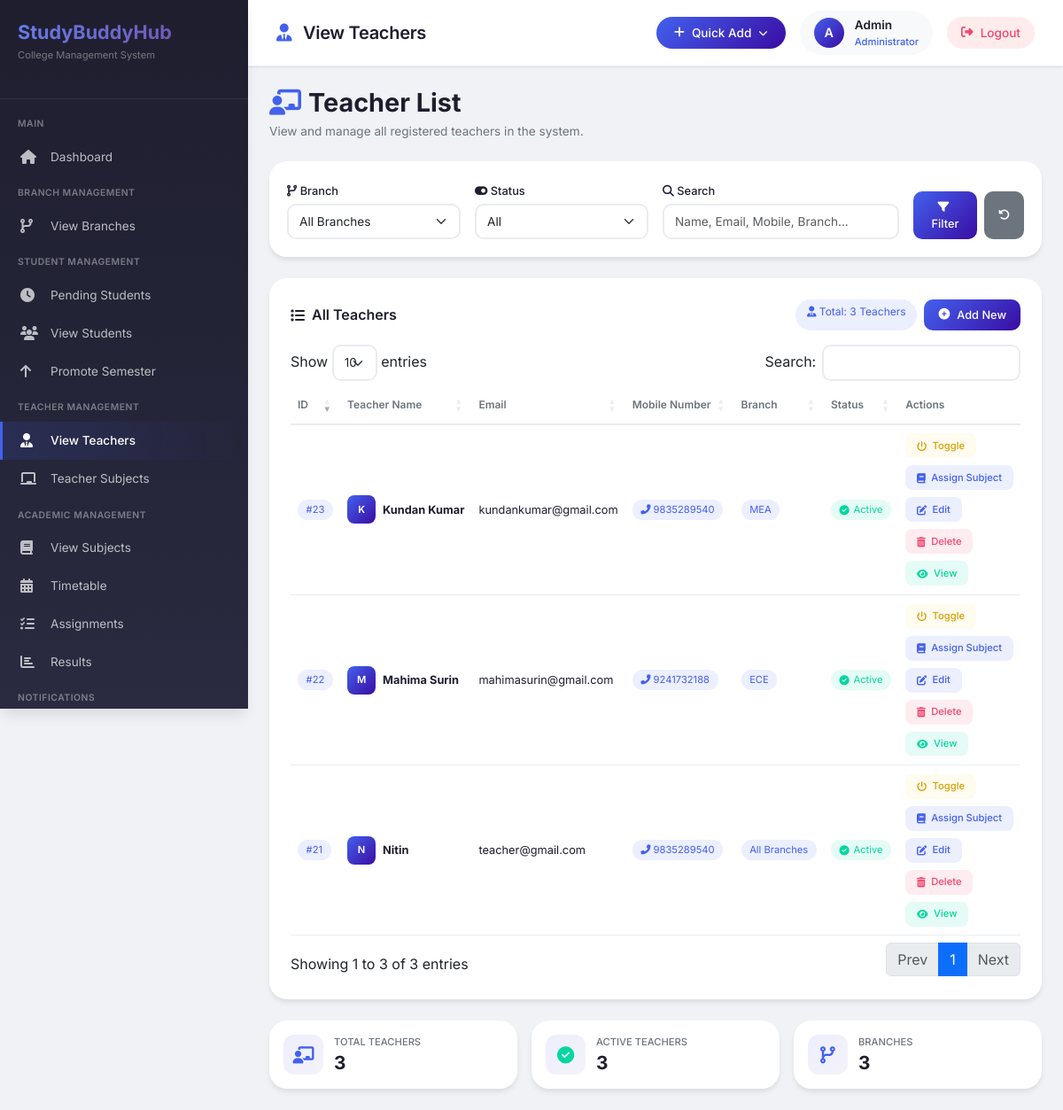
The page /admin/view_teacher.php (signed in) on the database its author committed.
### tables this page shows
CREATE TABLE `teacher` (
  `id` int(11) NOT NULL,
  `user_id` int(11) DEFAULT NULL,
  `is_active` tinyint(1) NOT NULL DEFAULT 1,
  `name` varchar(100) NOT NULL,
  `email` varchar(100) NOT NULL,
  `mobile` varchar(10) NOT NULL,
  `branch` varchar(50) DEFAULT NULL,
  `qualification` varchar(255) DEFAULT NULL,
  `experience` int(11) DEFAULT NULL,
  `joining_date` date DEFAULT NULL,
  `address` text DEFAULT NULL,
  `dob` date DEFAULT NULL,
  `gender` varchar(10) DEFAULT NULL,
  `created_at` timestamp NOT NULL DEFAULT current_timestamp(),
  `updated_at` timestamp NULL DEFAULT NULL ON UPDATE current_timestamp(),
  `updated_by` int(11) DEFAULT NULL
);

### admin/view_teacher.php (the view, shortened to what this page needs)
<?php
$host = "localhost";
$user = "root";
$password = "";
$db = "users";
$data = mysqli_connect($host, $user, $password, $db);
$search_term = isset($_GET['search']) ? mysqli_real_escape_string($data, $_GET['search']) : '';
$where = [];
$where_sql = count($where) ? ('WHERE ' . implode(' AND ', $where)) : '';
$result = mysqli_query($data, "SELECT * FROM teacher $where_sql ORDER BY id DESC");
$total_teachers = mysqli_num_rows($result);
$active_teachers = 0;
$branch_counts = [];
$temp_result = mysqli_query($data, "SELECT * FROM teacher");
if ($temp_result) {
    while ($row = mysqli_fetch_assoc($temp_result)) {
        if ($row['is_active'] == 1) $active_teachers++;
        $branch = $row['branch'] ?: 'All Branches';
        $branch_counts[$branch] = ($branch_counts[$branch] ?? 0) + 1;
    }
}
$unique_branches = count($branch_counts);
mysqli_data_seek($result, 0);
?>
<!DOCTYPE html>
<html lang="en">
<head>
    <link href="https://cdn.jsdelivr.net/npm/bootstrap@5.3.8/dist/css/bootstrap.min.css" rel="stylesheet">
    <link rel="stylesheet" href="https://cdnjs.cloudflare.com/ajax/libs/font-awesome/6.4.0/css/all.min.css">
    <link href="https://unpkg.com/aos@2.3.1/dist/aos.css" rel="stylesheet">
    <link rel="stylesheet" href="https://cdn.datatables.net/1.13.6/css/dataTables.bootstrap5.min.css">
</head>
<body>
<div class="admin-wrap">
    <div class="sidebar" id="sidebar">
        <div class="sidebar-header">
            <h3>StudyBuddyHub</h3>
            <p>College Management System</p>
        </div>
        <div class="sidebar-menu">
            <div class="menu-title">MAIN</div>
            <a href="home.php"> <i class="fas fa-home"></i> <span>Dashboard</span> </a>
            <div class="menu-title">BRANCH MANAGEMENT</div>
            <a href="branches.php"> <i class="fas fa-code-branch"></i> <span>View Branches</span> </a>
            <div class="menu-title">STUDENT MANAGEMENT</div>
            <a href="pending_requests.php"> <i class="fas fa-clock"></i> <span>Pending Students</span>
            </a>
            <a href="view_student.php"> <i class="fas fa-users"></i> <span>View Students</span> </a>
            <a href="promote_semester.php"> <i class="fas fa-arrow-up"></i> <span>Promote Semester</span> </a>
            <div class="menu-title">TEACHER MANAGEMENT</div>
            <a href="view_teacher.php" class="active"> <i class="fas fa-user-tie"></i> <span>View Teachers</span> </a>
            <a href="teacher_subjects.php"> <i class="fas fa-chalkboard"></i> <span>Teacher Subjects</span> </a>
            <div class="menu-title">ACADEMIC MANAGEMENT</div>
            <a href="subjects.php"> <i class="fas fa-book"></i> <span>View Subjects</span> </a>
            <a href="timetable.php"> <i class="fas fa-calendar-alt"></i> <span>Timetable</span> </a>
            <a href="assignments.php"> <i class="fas fa-tasks"></i> <span>Assignments</span> </a>
            <a href="results.php"> <i class="fas fa-chart-bar"></i> <span>Results</span> </a>
            <div class="menu-title">NOTIFICATIONS</div>
        </div>
    </div>
    <div class="main">
        <div class="modern-topbar">
            <div class="topbar-left">
                <div class="page-title">
                    <i class="fas fa-user-tie"></i> View Teachers
                </div>
            </div>
            <div class="topbar-right">
                <div class="quick-dropdown">
                    <button class="quick-add-btn" id="quickAddBtn">
                        <i class="fas fa-plus"></i> <span>Quick Add</span> <i class="fas fa-chevron-down" style="font-size: 0.65rem;"></i>
                    </button>
                </div>
                <a href="profile.php" class="admin-profile">
                    <div class="admin-avatar">
                        <?php if (!empty($_SESSION['profile_pic']) && file_exists(__DIR__ . '/../uploads/profile_pics/' . $_SESSION['profile_pic'])): ?>
                            <img src="../uploads/profile_pics/<?php echo htmlspecialchars($_SESSION['profile_pic']); ?>" alt="Avatar">
                        <?php else: ?>
                            <?php echo strtoupper(substr($_SESSION['username'] ?? 'A', 0, 1)); ?>
                        <?php endif; ?>
                    </div>
                    <div class="admin-info">
                        <div class="admin-name"><?php echo htmlspecialchars($_SESSION['username'] ?? 'Admin'); ?></div>
                        <div class="admin-role">Administrator</div>
                    </div>
                </a>
                <a href="../logout.php" class="logout-btn">
                    <i class="fas fa-sign-out-alt"></i> <span>Logout</span>
                </a>
            </div>
        </div>
        <div class="content">
            <div class="page-header" data-aos="fade-up">
                <h2> <i class="fas fa-chalkboard-teacher" style="color: var(--primary);"></i> Teacher List </h2>
                <p>View and manage all registered teachers in the system.</p>
            </div>
            <div class="filter-card" data-aos="fade-up" data-aos-delay="50">
                <form method="get" action="view_teacher.php" id="filterForm">
                    <div class="row g-3 align-items-end">
                        <div class="col-md-3">
                            <label class="form-label"><i class="fas fa-code-branch"></i> Branch</label>
                            <select name="branch" class="form-select">
                                <option value="">All Branches</option>
                            </select>
                        </div>
                        <div class="col-md-3">
                            <label class="form-label"><i class="fas fa-toggle-on"></i> Status</label>
                            <select name="status" class="form-select">
                                <option value="">All</option>
                            </select>
                        </div>
                        <div class="col-md-4">
                            <label class="form-label"><i class="fas fa-search"></i> Search</label>
                            <input type="text" name="search" class="form-control" placeholder="Name, Email, Mobile, Branch..." value="<?php echo htmlspecialchars($search_term); ?>">
                        </div>
                        <div class="col-md-2">
                            <div class="d-flex gap-2">
                                <button type="submit" class="btn-filter w-100"><i class="fas fa-filter me-1"></i>Filter</button>
                                <a href="view_teacher.php" class="btn-reset"><i class="fas fa-undo-alt"></i></a>
                            </div>
                        </div>
                    </div>
                </form>
            </div>
            <div class="table-card" data-aos="fade-up" data-aos-delay="100">
                <div class="table-header">
                    <h4>
                        <i class="fas fa-list"></i>
                        All Teachers
                    </h4>
                    <div class="d-flex gap-2">
                        <div class="total-count">
                            <i class="fas fa-user-tie"></i> Total: <?php echo $total_teachers; ?> Teachers
                        </div>
                        <button class="btn-add" onclick="openInQuickModal('add_teacher.php', 'Add New Teacher', 'fa-user-plus')">
                            <i class="fas fa-plus-circle"></i> Add New
                        </button>
                    </div>
                </div>
                <div class="table-responsive">
                    <?php if ($total_teachers > 0): ?>
                        <table id="teachersTable" class="display nowrap" style="width:100%">
                            <thead>
                                <tr>
                                    <th>ID</th>
                                    <th>Teacher Name</th>
                                    <th>Email</th>
                                    <th>Mobile Number</th>
                                    <th>Branch</th>
                                    <th>Status</th>
                                    <th>Actions</th>
                                </tr>
                            </thead>
                            <tbody>
                                <?php while ($row = mysqli_fetch_assoc($result)): ?>
                                <tr id="teacher-row-<?php echo $row['id']; ?>">
                                    <td><span class="branch-badge">#<?php echo $row['id']; ?></span></td>
                                    <td>
                                        <div class="teacher-info">
                                            <div class="teacher-avatar">
                                                <?php if (!empty($row['profile_pic']) && file_exists(__DIR__ . '/../uploads/profile_pics/' . $row['profile_pic'])): ?>
                                                    <img src="../uploads/profile_pics/<?php echo htmlspecialchars($row['profile_pic']); ?>" alt="Avatar" style="width: 100%; height: 100%; border-radius: 50%; object-fit: cover;">
                                                <?php else: ?>
                                                    <?php echo strtoupper(substr($row['name'], 0, 1)); ?>
                                                <?php endif; ?>
                                            </div>
                                            <strong><?php echo htmlspecialchars($row['name']); ?></strong>
                                        </div>
                                    </td>
                                    <td><?php echo htmlspecialchars($row['email']); ?></td>
                                    <td>
                                        <span class="branch-badge">
                                            <i class="fas fa-phone-alt"></i> <?php echo htmlspecialchars($row['mobile']); ?>
                                        </span>
                                    </td>
                                    <td>
                                        <?php if ($row['branch']): ?>
                                            <span class="branch-badge"><?php echo htmlspecialchars($row['branch']); ?></span>
                                        <?php else: ?>
                                            <span class="branch-badge">All Branches</span>
                                        <?php endif; ?>
                                    </td>
                                    <td>
                                        <?php if ($row['is_active'] == 1): ?>
                                            <span class="status-active"><i class="fas fa-check-circle"></i> Active</span>
                                        <?php else: ?>
                                            <span class="status-inactive"><i class="fas fa-ban"></i> Inactive</span>
                                        <?php endif; ?>
                                    </td>
                                    <td>
                                        <div class="action-btns">
                                            <button class="btn-toggle" onclick="toggleTeacher(<?php echo $row['id']; ?>, <?php echo $row['is_active']; ?>)">
                                                <i class="fas fa-power-off"></i> Toggle
                                            </button>
                                            <button class="btn-assign-subject" onclick="openInQuickModal('assign_subjects.php?teacher_id=<?php echo $row['id']; ?>', 'Assign Subject to <?php echo htmlspecialchars($row['name']); ?>', 'fa-book')">
                                                <i class="fas fa-book"></i> Assign Subject
                                            </button>
                                            <button class="btn-edit" onclick='openEditModal({id:<?php echo $row['id']; ?>, name:"<?php echo addslashes($row['name']); ?>", email:"<?php echo addslashes($row['email']); ?>", mobile:"<?php echo addslashes($row['mobile']); ?>", branch:"<?php echo addslashes($row['branch']); ?>", qualification:"<?php echo addslashes($row['qualification']); ?>", experience:"<?php echo addslashes($row['experience']); ?>", address:"<?php echo addslashes($row['address']); ?>", is_active:<?php echo $row['is_active']; ?>})'>
                                                <i class="fas fa-edit"></i> Edit
                                            </button>
                                            <button class="btn-delete" onclick="confirmDelete(<?php echo $row['id']; ?>, '<?php echo addslashes($row['name']); ?>')">
                                                <i class="fas fa-trash-alt"></i> Delete
                                            </button>
                                            <button class="btn-view" onclick='viewDetails(<?php echo json_encode($row); ?>)'>
                                                <i class="fas fa-eye"></i> View
                                            </button>
                                        </div>
                                    </td>
                                </tr>
                                <?php endwhile; ?>
                            </tbody>
                        </table>
                    <?php endif; ?>
                </div>
            </div>
            <?php if ($total_teachers > 0): ?>
            <div class="stats-grid" data-aos="fade-up" data-aos-delay="150">
                <div class="stat-card">
                    <div class="stat-icon"><i class="fas fa-chalkboard-teacher"></i></div>
                    <div class="stat-info">
                        <p>Total Teachers</p>
                        <h3><?php echo $total_teachers; ?></h3>
                    </div>
                </div>
                <div class="stat-card">
                    <div class="stat-icon"><i class="fas fa-check-circle" style="color: var(--success);"></i></div>
                    <div class="stat-info">
                        <p>Active Teachers</p>
                        <h3><?php echo $active_teachers; ?></h3>
                    </div>
                </div>
                <div class="stat-card">
                    <div class="stat-icon"><i class="fas fa-code-branch"></i></div>
                    <div class="stat-info">
                        <p>Branches</p>
                        <h3><?php echo $unique_branches; ?></h3>
                    </div>
                </div>
            </div>
            <?php endif; ?>
        </div>
    </div>
</div>
</body>
</html>

### rows shown on the page
teacher: id "23", name "K", name "Kundan Kumar", email "kundankumar@gmail.com", mobile "9835289540", branch "MEA", is_active 1 (drawn)
teacher: id "22", name "M", name "Mahima Surin", email "mahimasurin@gmail.com", mobile "9241732188", branch "ECE", is_active 1 (drawn)
teacher: id "21", name "N", name "Nitin", email "teacher@gmail.com", mobile "9835289540", shows "All Branches", is_active 1 (drawn)

### other values the page prints
substr($_SESSION['username'] ?? 'A', 0, 1) "A"
$_SESSION['username'] "Admin"
$total_teachers "3"
$active_teachers "3"
$unique_branches "3"
